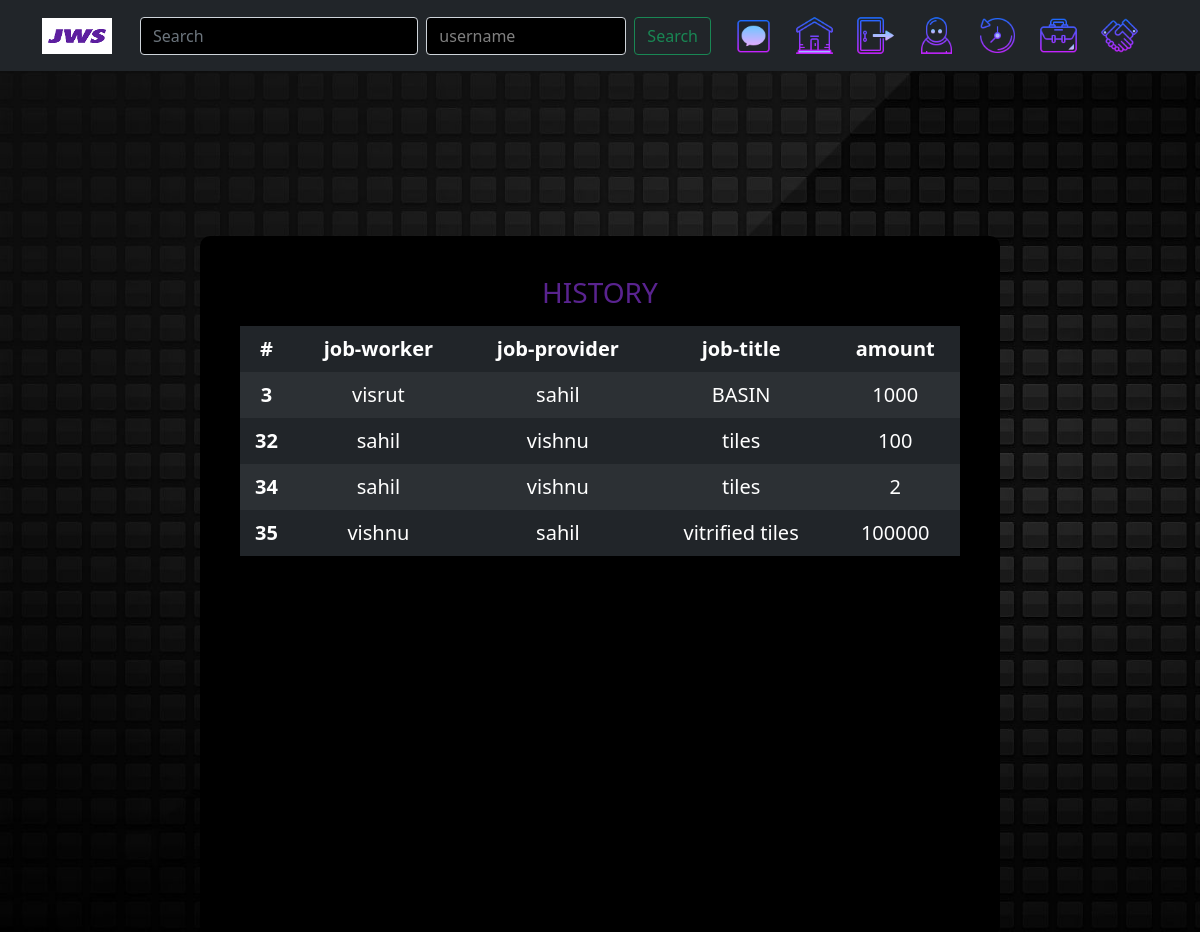
Screenshot of /jobs/history (signed in) with the database file from the repository.
### jobs/models.py (models this page shows, shortened)
class History(models.Model):
    job_id=models.IntegerField()
    job_title=models.CharField(max_length=30,null=True)
    job_giver=models.CharField(max_length=30)
    job_worker=models.CharField(max_length=30)
    job_amount=models.IntegerField(null=False,default=00)

### jobs/views.py (the view)
# urls.py: path("history",views.allHistory,name="allhistory"),
def allHistory(request):
    username=request.session['uname']
    hist=History.objects.filter(Q(job_giver=username) | Q(job_worker=username))
    h={'history':hist}
    return render(request,'jobs/allhistory.html',h)

### jobs/templates/jobs/allhistory.html (shortened to what this page needs)
{% extends 'jobs/base.html'%}
{%load static%}
{%block css%}<link rel="stylesheet" href="{% static 'history.css' %}"/>{%endblock%}
{%block body%}
    <div class="profile">
        <table class="table table-striped table-hover table-dark table-borderless">
          <h3>HISTORY</h3>
            <thead>
              <tr>
                <p style="color:#59238F">
                <th scope="col">#</th>
                <th scope="col">job-worker</th>
                <th scope="col">job-provider</th>
                <th scope="col">job-title</th>
                <th scope="col">amount</th>
              </p>
              </tr>
            </thead>
            <tbody>
              {% for i in history %}
              <tr>
                <th scope="row">{{i.job_id}}</th>
                <td>{{i.job_worker}}</td>
                <td>{{i.job_giver}}</td>
                <td>{{i.job_title}}</td>
                <td>{{i.job_amount}}</td>
              </tr>
              {% endfor %}
            </tbody>
          </table>
    </div>
{%endblock%}

### jobs/templates/jobs/base.html (shortened to what this page needs)
{% load static %}
<!DOCTYPE html>
<html lang="en">
<head>
  <link href="https://cdn.jsdelivr.net/npm/bootstrap@5.1.3/dist/css/bootstrap.min.css" rel="stylesheet">
  <link href="https://cdn.jsdelivr.net/npm/bootstrap@5.1.3/dist/css/bootstrap.min.css" rel="stylesheet"
>
  <link rel="stylesheet" href="{% static 'home.css' %}">
  <link rel="stylesheet" href="https://cdnjs.cloudflare.com/ajax/libs/font-awesome/4.7.0/css/font-awesome.min.css">
  {% block css%}
  {%endblock%}
</head>
<body>
  <nav class="navbar navbar-expand-lg navbar-dark bg-dark static-top">
    <div class="container">
      <a class="navbar-brand" href="{% url 'homepage' %}">
        <img src="{%static 'logo.png'%}" alt="..." height="36" width="70">
      </a>
      <div class="container-fluid">
        <form class="d-flex" method="post" action="/search">
          <input class="form-control me-2" type="search" placeholder="Search" name="search" aria-label="Search">
          <select class="form-select" style="width: 200px;color: gray;" name="search_cat" aria-label="Default select example">
            <option value="username"selected>username</option>
          </select>
        <form class="d-flex">
          <button class="btn btn-outline-success mx-2" type="submit">Search</button>
        </form>
      </div>
      <div class="collapse navbar-collapse" id="navbarSupportedContent">
        <ul class="navbar-nav ms-auto">
          <a class="navbar-brand" data-toggle="tooltip" data-placement="bottom" title="chat"href="{% url 'gotochat' %}">
            <img src="{% static 'chat1.png' %}" alt="" width="45" height="45">
          <a class="navbar-brand" data-toggle="tooltip" data-placement="bottom" title="home"href="{% url 'homepage' %}">
            <img src="{% static 'home.png'%}" alt="" width="45" height="45">
          </a>
          <a class="navbar-brand" data-toggle="tooltip" data-placement="bottom" title="logout"href="{% url 'logout' %}">
            <img src="{% static 'logout.png' %}" alt="" width="45" height="45">
          </a>
          <a class="navbar-brand" data-toggle="tooltip" data-placement="bottom" title="Profile" href="{% url 'profilepage' %}">
            <img src="{% static 'profile (2).png' %}" alt="" width="45" height="45">
          </a>
          <a class="navbar-brand" data-toggle="tooltip" data-placement="bottom" title="History"href="{% url 'allhistory' %}">
            <img src="{% static 'history.png' %}" alt="" width="45" height="45">
          </a>
          <a class="navbar-brand"data-toggle="tooltip" data-placement="bottom" title="my-jobs" href="{% url 'myjobs' %}">
            <img src="{% static 'my jobs (1).png' %}" alt="" width="45" height="45">
          </a>
          <a class="navbar-brand" data-toggle="tooltip" data-placement="bottom" title="deals"href="{% url 'alldeals' %}">
            <img src="{% static 'deals.png' %}" alt="" width="45" height="45">
          </a>
        </ul>
      </div>
    </div>
  </nav>
  {% block body%}{%endblock%}
</body>
</html>

### loginmodule/static/home.css (style rules this page uses)
body { background: url('image/HOME-1.jpg') no-repeat; }
.form-control,.form-select { background: transparent; background-color: black; }

### jobs/static/history.css (style rules this page uses)
body { font-family: 'Mochiy+pop', Mochiy+pop; margin: 0px; padding: 0px; background: url('image/land-1.jpg') no-repeat; background-size: cover; background-attachment: fixed; background-repeat: no-repeat; color: black; }
.profile { position: absolute; margin-top: 120px; text-align: center; color: #59238F; font-size: 20px; top: 50%; left: 50%; transform: translate(-50%, -50%); width: 800px; height: 700px; min-height: 200px; background: #000000; border-radius: 10px; padding: 40px; box-sizing: border-box; }

### rows the page displays
History: job_id "3", job_worker "visrut", job_giver "sahil", job_title "BASIN", job_amount "1000"
History: job_id "32", job_worker "sahil", job_giver "vishnu", job_title "tiles", job_amount "100"
History: job_id "34", job_worker "sahil", job_giver "vishnu", job_title "tiles", job_amount "2"
History: job_id "35", job_worker "vishnu", job_giver "sahil", job_title "vitrified tiles", job_amount "100000"
